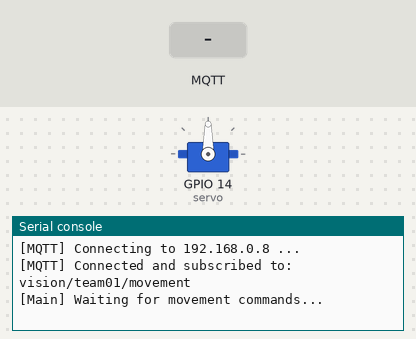
Recording of a program running on a simulated ESP8266 board running MicroPython. Parts: servo, the last lines printed to the serial console. The test bench sets the inputs (shaded band). WiFi joins after 1.5 s; no MQTT or app messages arrive unless stated; servo angles are drawn from the pulse width (0.5 ms = 0°, 2.5 ms = 180°).

Above: at 2.7 s.
2.8 s: MQTT message "status" arrives on the first subscribed topic
At 4.0 s:
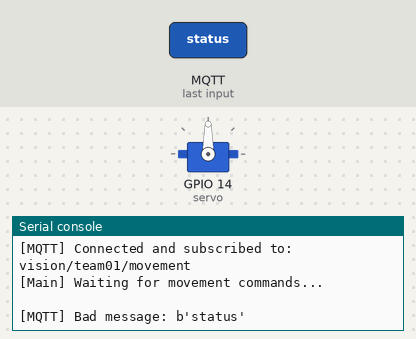
4.3 s: MQTT message "MOVE_LEFT" arrives on the first subscribed topic
At 5.4 s:
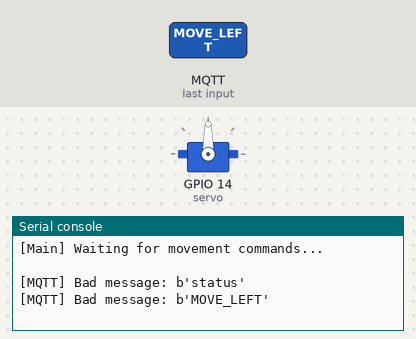
5.8 s: MQTT message "MOVE_RIGHT" arrives on the first subscribed topic
At 6.8 s:
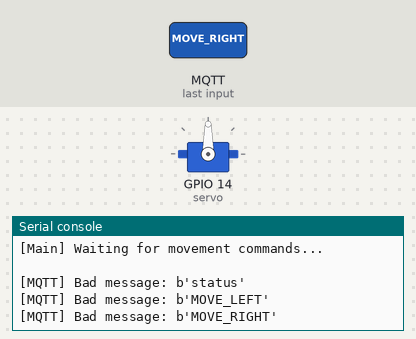

Measured:
- after the input at 2.8 s, the serial console: prints a new line at once (image 1)
- after the input at 4.3 s, the serial console: prints a new line at once (image 2)
- after the input at 5.8 s, the serial console: prints a new line at once (image 3)

The program:

main.py
```python
# esp8266/main.py
"""
main.py — ESP8266 Face-Tracking Servo Controller (MicroPython)

Subscribes to MQTT topic  vision/team01/movement  and drives a
servo motor based on face movement commands:

    MOVE_LEFT   → decrement servo angle (pan left)
    MOVE_RIGHT  → increment servo angle (pan right)
    CENTERED    → move to neutral (90°)
    NO_FACE     → hold current position (do nothing)

Servo is driven via PWM on a single GPIO pin (default GPIO2 / D4).

Architecture rule:
    ✅ MQTT only
    ❌ No WebSocket, HTTP, or browser communication
"""

import time
import json
from machine import Pin, PWM
from umqtt.simple import MQTTClient

from config import (
    MQTT_BROKER,
    MQTT_PORT,
    MQTT_TOPIC,
    CLIENT_ID,
    SERVO_PIN,
    SERVO_MIN_ANGLE,
    SERVO_MAX_ANGLE,
    SERVO_CENTER,
    SERVO_STEP,
    SERVO_FREQ,
    DUTY_MIN,
    DUTY_MAX,
)


# ─── Servo Control ─────────────────────────────────────────────────

class Servo:
    """Simple servo driver using PWM."""

    def __init__(self, pin, freq=50, duty_min=40, duty_max=115):
        self.pwm = PWM(Pin(pin))
        self.pwm.freq(freq)
        self.duty_min = duty_min
        self.duty_max = duty_max
        self._angle = SERVO_CENTER

    def angle_to_duty(self, angle):
        """Convert angle (0-180) to PWM duty value."""
        angle = max(SERVO_MIN_ANGLE, min(SERVO_MAX_ANGLE, angle))
        # Linear interpolation
        duty = self.duty_min + (self.duty_max - self.duty_min) * angle / 180
        return int(duty)

    def set_angle(self, angle):
        """Move servo to the given angle (0-180)."""
        angle = max(SERVO_MIN_ANGLE, min(SERVO_MAX_ANGLE, angle))
        self._angle = angle
        self.pwm.duty(self.angle_to_duty(angle))

    def get_angle(self):
        return self._angle

    def step_left(self, step=SERVO_STEP):
        """Decrement angle (pan left)."""
        self.set_angle(self._angle - step)

    def step_right(self, step=SERVO_STEP):
        """Increment angle (pan right)."""
        self.set_angle(self._angle + step)

    def center(self):
        """Move to neutral / center position."""
        self.set_angle(SERVO_CENTER)

    def stop(self):
        """Stop PWM signal (release servo)."""
        self.pwm.duty(0)


# ─── MQTT Message Handler ──────────────────────────────────────────

servo = Servo(
    pin=SERVO_PIN,
    freq=SERVO_FREQ,
    duty_min=DUTY_MIN,
    duty_max=DUTY_MAX,
)

# Start at center
servo.center()
print("[Servo] Initialized at {}°".format(servo.get_angle()))


def on_message(topic, msg):
    """
    Handle incoming MQTT messages.

    Expected payload (JSON):
        {"status": "MOVE_LEFT", "confidence": 0.87, "timestamp": 1730000000}
    """
    try:
        payload = json.loads(msg)
        status = payload.get("status", "")
    except (ValueError, KeyError):
        print("[MQTT] Bad message:", msg)
        return

    if status == "MOVE_LEFT":
        servo.step_left()
        print("[Servo] LEFT  -> {}°".format(servo.get_angle()))

    elif status == "MOVE_RIGHT":
        servo.step_right()
        print("[Servo] RIGHT -> {}°".format(servo.get_angle()))

    elif status == "CENTERED":
        servo.center()
        print("[Servo] CENTER -> {}°".format(servo.get_angle()))

    elif status == "NO_FACE":
        # Hold current position — do nothing
        pass

    else:
        print("[MQTT] Unknown status:", status)


# ─── Main Loop ──────────────────────────────────────────────────────

def run():
    """Connect to MQTT and listen for movement commands forever."""

    while True:
        # ── Connect with retry ──
        client = MQTTClient(
            CLIENT_ID,
            MQTT_BROKER,
            port=MQTT_PORT,
        )
        client.set_callback(on_message)

        print("[MQTT] Connecting to", MQTT_BROKER, "...")
        try:
            client.connect()
            client.subscribe(MQTT_TOPIC)
            print("[MQTT] Connected and subscribed to:", MQTT_TOPIC)
            print("[Main] Waiting for movement commands...\n")
        except Exception as e:
            print("[MQTT] Connection failed:", e)
            print("[MQTT] Retrying in 5 seconds...")
            time.sleep(5)
            continue

        # ── Main message loop ──
        try:
            while True:
                client.check_msg()
                time.sleep_ms(50)
        except KeyboardInterrupt:
            print("\n[Main] Stopped by user")
            servo.stop()
            client.disconnect()
            print("[Main] Disconnected. Servo released.")
            return
        except Exception as e:
            print("[MQTT] Error:", e)
            print("[MQTT] Reconnecting in 3 seconds...")
            time.sleep(3)


# Entry point
run()
```

config.py
```python
# esp8266/config.py
"""
ESP8266 Configuration — MicroPython
Edit BEFORE uploading to the board.
"""

# ─── WiFi ───────────────────────────────────────────────────────────
WIFI_SSID     = "ZTE_77F80F"       # ← CHANGE THIS
WIFI_PASSWORD = "deserteagle"   # ← CHANGE THIS

# ─── MQTT Broker (your PC's local IP — NOT localhost) ──────────────
MQTT_BROKER   = "192.168.0.8"
MQTT_PORT     = 1883
TEAM_ID = "team01"
MQTT_TOPIC    = "vision/{}/movement".format(TEAM_ID)
CLIENT_ID     = "esp8266_{}".format(TEAM_ID)

# ─── Servo ──────────────────────────────────────────────────────────
SERVO_PIN     = 14         # GPIO14 (D5 on NodeMCU)
SERVO_MIN_ANGLE = 0        # degrees (physical limit)
SERVO_MAX_ANGLE = 180      # degrees (physical limit)
SERVO_CENTER    = 90       # neutral / centered position
SERVO_STEP      = 5        # degrees per MOVE command

# ─── PWM (50 Hz standard servo) ────────────────────────────────────
SERVO_FREQ    = 50         # Hz
# Duty range for 0-180 deg (typical SG90):
#   0°   →  duty ~  40  (0.5 ms pulse)
#   180° →  duty ~ 115  (2.5 ms pulse)
DUTY_MIN      = 40         # duty for 0°
DUTY_MAX      = 115        # duty for 180°
```

boot.py
```python
# esp8266/boot.py
"""
boot.py — Runs on every ESP8266 power-on / reset.
Connects to WiFi and prints the IP address.
"""

import network
import time
from config import WIFI_SSID, WIFI_PASSWORD


def connect_wifi():
    """Connect to WiFi. Blocks until connected or timeout."""
    wlan = network.WLAN(network.STA_IF)
    wlan.active(True)

    if wlan.isconnected():
        print("[WiFi] Already connected:", wlan.ifconfig()[0])
        return wlan

    print("[WiFi] Connecting to", WIFI_SSID, "...")
    wlan.connect(WIFI_SSID, WIFI_PASSWORD)

    # Wait up to 20 seconds
    for i in range(40):
        if wlan.isconnected():
            break
        time.sleep(0.5)

    if wlan.isconnected():
        ip = wlan.ifconfig()[0]
        print("[WiFi] Connected! IP:", ip)
    else:
        print("[WiFi] FAILED to connect after 20s")
        print("[WiFi] Check SSID/password in config.py")

    return wlan


# Auto-connect on boot
wlan = connect_wifi()
```
